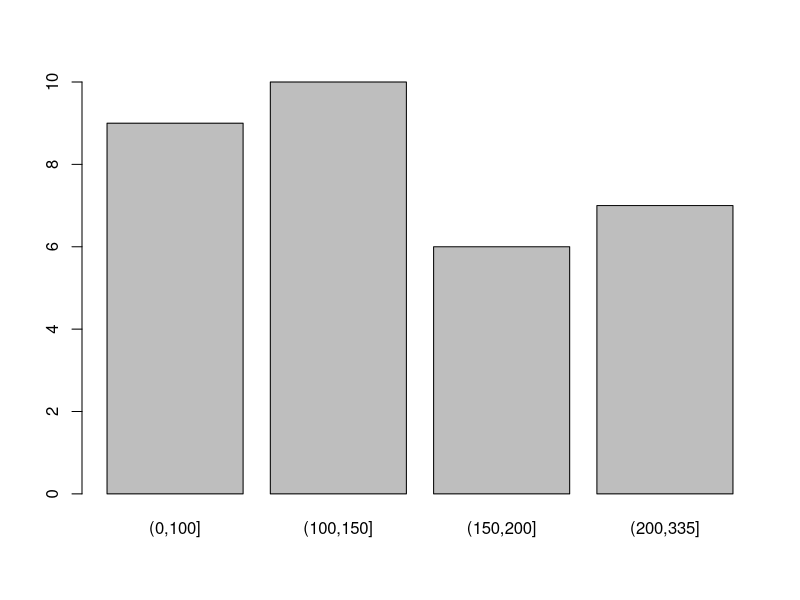
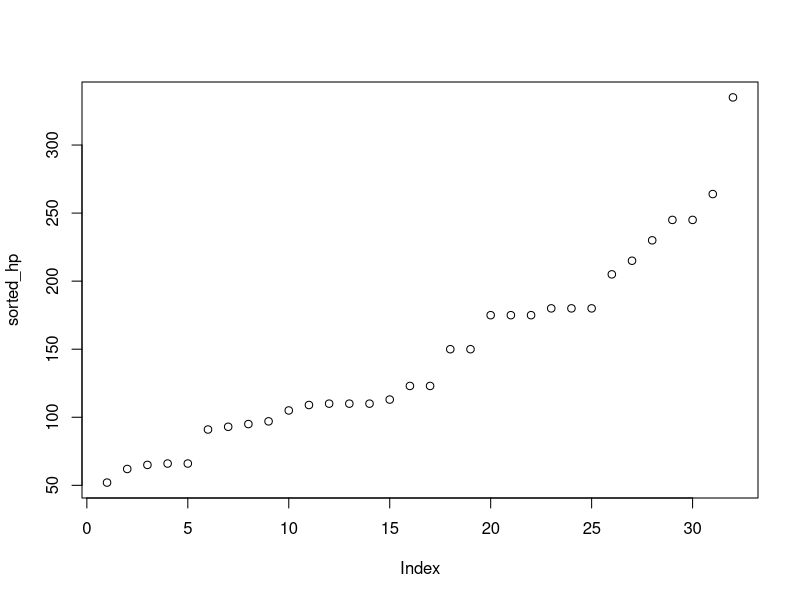
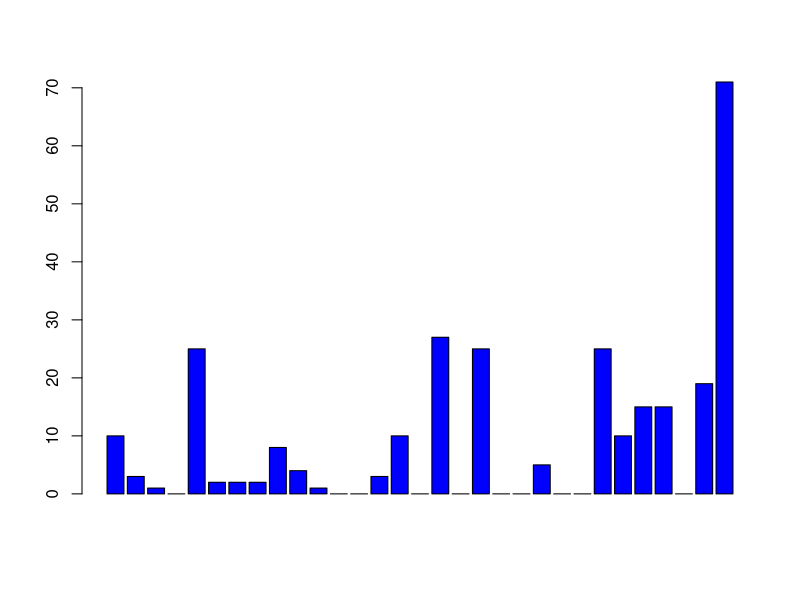

These charts were generated, in order, by the following R code:
data <- c(120, 156, 450, -3, 50)

mean(data)
median(data)
sd(data)
min(data)
max(data)
sum(data)

diff(data)
diff(data, lag = 3)

signif(data, digits = 2)

abs(data)

data <- c(3.14, 5.666, 7.9)

ceiling(data)
floor(data)
round(data, 2)
trunc(data)

seq(0, 100, 10)
rep('x', 5)
class(rep(6, 5))

c1 <- cut(1:100, breaks = 4)
c1
table(c1)

c1 <- cut(1:100, breaks = seq(0, 100, by = 25))
c1
table(c1)

c1 <- cut(1:100, breaks = c(0, 18, 24, 65, 100))
c1
table(c1)






hp <- mtcars$hp
mean(hp)
length(hp)

dev_factor <- (hp - mean(hp))/sd(hp)
dev_factor
round(dev_factor, 0)

cut(hp, breaks = 3)
table(cut(hp, breaks = 3))


c1 <- cut(hp, breaks = c(0,100,150,200, max(hp)))
c1
table(c1)

barplot(table(c1))

sorted_hp <- sort(hp)
plot(sorted_hp)

diffrence <- diff(sorted_hp)
barplot(diffrence, col = 'blue')
